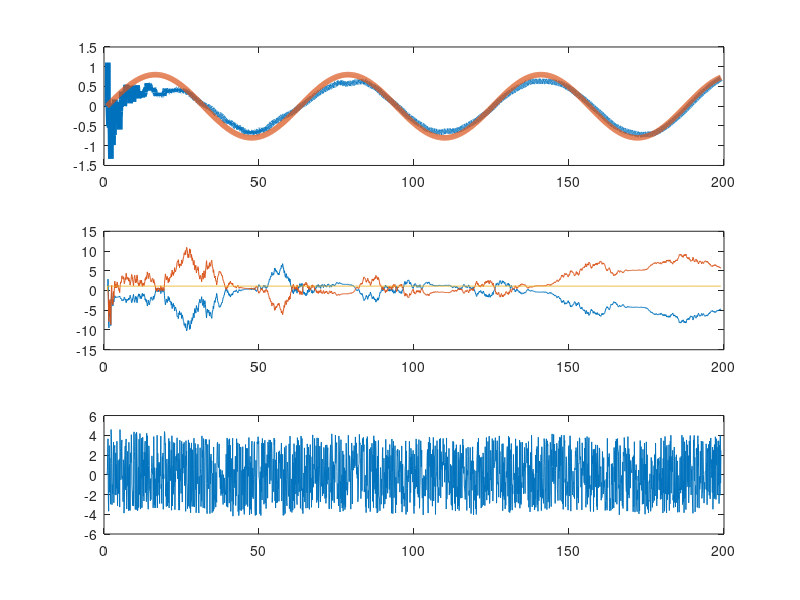

Write MATLAB code to recreate this figure.
%逐次最小ニ乗法によるパラメータ推定
load 7prob.mat y2
k=0;         %時間ステップ
y=[0 0 0];  %真の出力値
y_h=0;       %推定出力値
y_hat=0;    %推定出力記録
y_d=0;       %真の出力記録
y_n=0;       %真値+noiseの出力記録
e_k=0;       %信号相殺記録
u=[1 0];     %単位インパルス入力
theta=[0 0 0]';  %推定パラメータ（係数）
theta_dot=[0 0 0]';%推定パラメータ更新用中間変数
lambda=100.0;   %最小二乗法設定パラメータ
gamma=lambda.*[1 0 0;0 1 0;0 0 1]; %共分散行列
t=linspace(1,199,2001);            %グラフ描画用時間ステップ

for k=1:1:2001 %データ数分だけループ
   if k>1
     theta(:,k)=theta_dot(1:3);               %係数データ記録
      y_hat=[y_hat x*theta(1:3,k)];               %グラフ描画用推定出力データ記録
      y_noise=y2(k,1)+noise;
      y_d=[y_d y2(k,1)];    %グラフ描画用出力真値データ記録
      y_n=[y_n y_noise];
      e_k=[e_k e];                                    %グラフ描画用信号相殺データ記録
   endif
   noise=unifrnd(-4.0,4.0);
   x = [y(1) y(2) u(2)];
   u=[0 u];
   y =[ y2(k,1) y]; %実際のy(n)を計算
   y_h=[x*theta(1:3,k) y_h]; 
   e = y(1)+noise-y_h(1); %推定誤差を計算
   gamma=gamma-gamma*x'*x*gamma/(1+x*gamma*x');%共分散行列
   theta_dot(1:3) = theta_dot(1:3)+gamma*x'*e/(1+x*gamma*x');%パラメータ更新則
endfor
theta_dot(1:3)
subplot(3,1,1) 
%plot(t,y_hat,'linewidth',4,t,y_d,'linewidth',4,t,y_n,'linewidth',3); %真のシステム出力と推定出力とを比較
plot(t,y_hat,'linewidth',4,t,y_d,'linewidth',4); %真のシステム出力と推定出力とを比較
%plot(t,y_n,'linewidth',3); %真のシステム出力と推定出力とを比較
subplot(3,1,2) 
plot(t,theta(1,:),t,theta(2,:),t,theta(3,:));%推定パラメータの推移
subplot(3,1,3) 
plot(t,e_k,'-'); %分離したノイズ信号